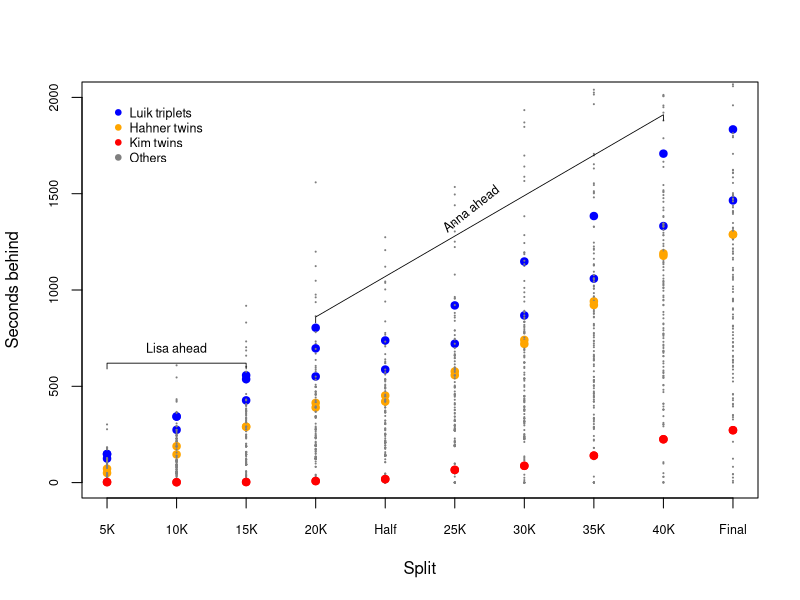

Recreate this plot in R.
library(dplyr)

dta <- read.csv (file = "data/times.csv", header = TRUE)

pdf (file = "plots/seconds-behind.pdf", width = 5, height = 5)

plot (0,0, cex = 0, xlim = c(1, 10), ylim = c(0, 2000),
      xlab = "Split", ylab = "Seconds behind",
      xaxt = "n",
      cex.axis = 0.75)

for (col2use in cols2use <- grep("SPLIT|FINAL", colnames(dta))) {
    dta2use <- dta[!is.na(dta[,col2use]), ]

    ## set colors and shapes; have to do this for each split since the
    ## rows for the matrix being printed change per split when runners
    ## drop out
    cex2use <- rep(0.15, times = nrow(dta))
    cex2use[dta2use$BIB == 748 | dta2use$BIB == 749] <- 1
    cex2use[dta2use$BIB == 1137 | dta2use$BIB == 1138] <- 1
    cex2use[dta2use$BIB == 633 | dta2use$BIB == 634 | dta2use$BIB == 635] <- 1
    
    pch2use <- rep(19, times = nrow(dta2use))
    pch2use[dta2use$BIB == 748 | dta2use$BIB == 749] <- 19
    pch2use[dta2use$BIB == 1137 | dta2use$BIB == 1138] <- 19
    pch2use[dta2use$BIB == 633  | dta2use$BIB == 634 | dta2use$BIB == 635] <- 19

    color2use <- rep("grey50", times = nrow(dta2use))
    color2use[dta2use$BIB == 748 | dta2use$BIB == 749] <- "orange"
    color2use[dta2use$BIB == 1137 | dta2use$BIB == 1138] <- "red"
    color2use[dta2use$BIB == 633 | dta2use$BIB == 634 | dta2use$BIB == 635] <- "blue"

    points (x = rep (match(col2use, cols2use), times = nrow(dta2use)), y = dta2use[, col2use] - min(dta2use[, col2use]),
           col = color2use,
           cex = cex2use,
           pch = pch2use            
           )
}

axis (side = 1, at = c(1:10),
      labels = c("5K", "10K", "15K", "20K", "Half", "25K", "30K", "35K", "40K", "Final"),
      cex.axis = 0.75)

legend (x = 1, y = 2000,
        col = c("blue", "orange", "red", "grey50"),
        pch = 19,
        legend = c("Luik triplets", "Hahner twins", "Kim twins", "Others"),
        cex = 0.75,
        bty = "n"
        )


dta2use4anna <- filter(dta, BIB == 748)
dta2use4lisa <- filter(dta, BIB == 749)


lines (x = c(1, 1, 3, 3), y = c(590, 620, 620, 590), col = "black", lwd = 0.8)
text (2, 770, "Lisa ahead", pos = 1, cex = 0.75)

lines (x = c(4, 4, 9, 9), y = c(830, 860, 1910, 1880), col = "black", lwd = 0.8)
text (6.2, 1490, "Anna ahead", pos = 1, srt = 38.2, cex = 0.75)

dev.off()
